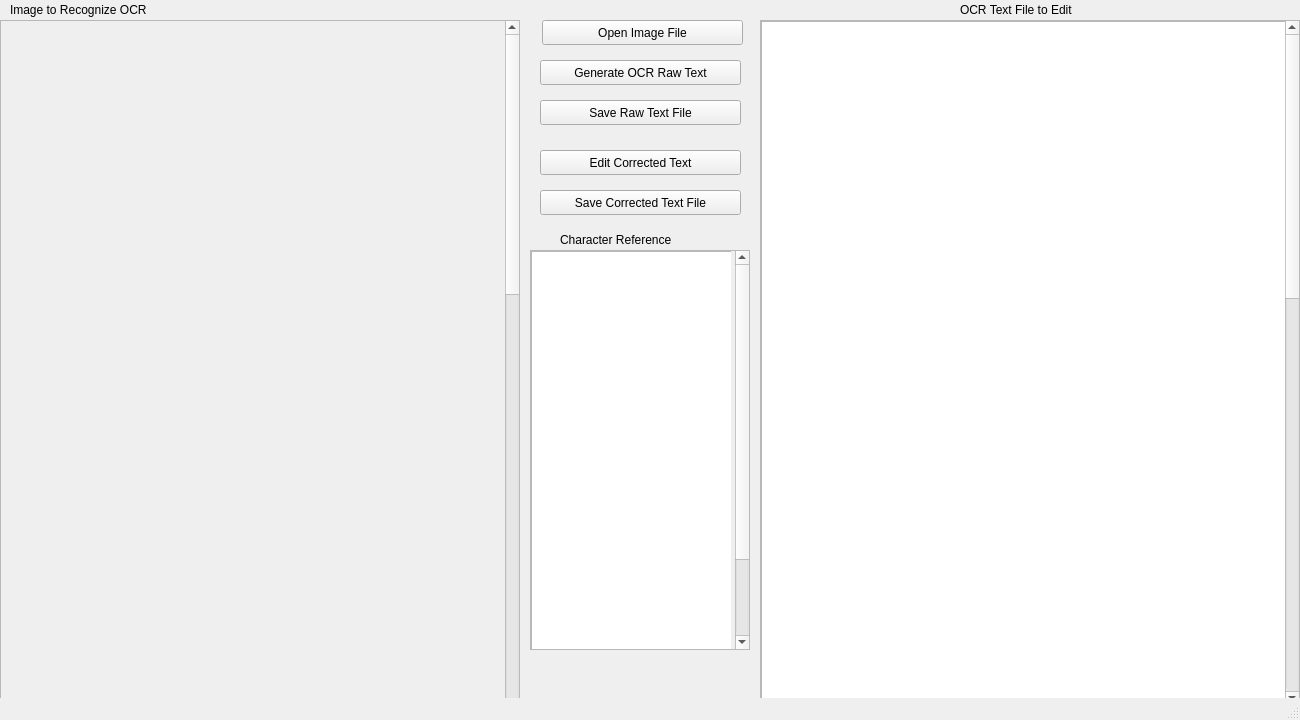
<?xml version="1.0" encoding="UTF-8"?>
<ui version="4.0">
 <class>MainWindow</class>
 <widget class="QMainWindow" name="MainWindow">
  <property name="geometry">
   <rect>
    <x>0</x>
    <y>0</y>
    <width>1300</width>
    <height>720</height>
   </rect>
  </property>
  <property name="windowTitle">
   <string>OCR Correction</string>
  </property>
  <widget class="QWidget" name="centralwidget">
   <widget class="QPushButton" name="OCRbutton">
    <property name="enabled">
     <bool>true</bool>
    </property>
    <property name="geometry">
     <rect>
      <x>540</x>
      <y>60</y>
      <width>201</width>
      <height>25</height>
     </rect>
    </property>
    <property name="text">
     <string>Generate OCR Raw Text</string>
    </property>
   </widget>
   <widget class="QPushButton" name="SaveOCRTextbutton">
    <property name="enabled">
     <bool>true</bool>
    </property>
    <property name="geometry">
     <rect>
      <x>540</x>
      <y>190</y>
      <width>201</width>
      <height>25</height>
     </rect>
    </property>
    <property name="text">
     <string>Save Corrected Text File</string>
    </property>
   </widget>
   <widget class="QLabel" name="ImageAreaTitlelabel">
    <property name="geometry">
     <rect>
      <x>10</x>
      <y>0</y>
      <width>171</width>
      <height>20</height>
     </rect>
    </property>
    <property name="text">
     <string>Image to Recognize OCR</string>
    </property>
   </widget>
   <widget class="QLabel" name="OCRTextAreaTitlelabel">
    <property name="geometry">
     <rect>
      <x>960</x>
      <y>0</y>
      <width>141</width>
      <height>20</height>
     </rect>
    </property>
    <property name="text">
     <string>OCR Text File to Edit</string>
    </property>
   </widget>
   <widget class="QLabel" name="ChrRefTitlelabel">
    <property name="geometry">
     <rect>
      <x>560</x>
      <y>230</y>
      <width>141</width>
      <height>20</height>
     </rect>
    </property>
    <property name="text">
     <string>Character Reference</string>
    </property>
   </widget>
   <widget class="QScrollArea" name="ImagescrollArea">
    <property name="geometry">
     <rect>
      <x>0</x>
      <y>20</y>
      <width>520</width>
      <height>700</height>
     </rect>
    </property>
    <property name="sizePolicy">
     <sizepolicy hsizetype="Preferred" vsizetype="Preferred">
      <horstretch>0</horstretch>
      <verstretch>0</verstretch>
     </sizepolicy>
    </property>
    <property name="minimumSize">
     <size>
      <width>501</width>
      <height>700</height>
     </size>
    </property>
    <property name="widgetResizable">
     <bool>true</bool>
    </property>
    <widget class="QWidget" name="ImagescrollAreaWidgetContents">
     <property name="geometry">
      <rect>
       <x>0</x>
       <y>0</y>
       <width>501</width>
       <height>1800</height>
      </rect>
     </property>
     <property name="sizePolicy">
      <sizepolicy hsizetype="Fixed" vsizetype="Fixed">
       <horstretch>0</horstretch>
       <verstretch>0</verstretch>
      </sizepolicy>
     </property>
     <property name="minimumSize">
      <size>
       <width>501</width>
       <height>1800</height>
      </size>
     </property>
     <property name="sizeIncrement">
      <size>
       <width>0</width>
       <height>0</height>
      </size>
     </property>
     <property name="baseSize">
      <size>
       <width>520</width>
       <height>700</height>
      </size>
     </property>
     <widget class="QLabel" name="Image">
      <property name="geometry">
       <rect>
        <x>0</x>
        <y>0</y>
        <width>521</width>
        <height>1680</height>
       </rect>
      </property>
      <property name="sizePolicy">
       <sizepolicy hsizetype="Preferred" vsizetype="Preferred">
        <horstretch>0</horstretch>
        <verstretch>0</verstretch>
       </sizepolicy>
      </property>
      <property name="minimumSize">
       <size>
        <width>500</width>
        <height>1680</height>
       </size>
      </property>
      <property name="text">
       <string/>
      </property>
      <property name="pixmap">
       <pixmap>../../Images/Greek/jpg_desk_greek/greek_book_40_Matthew/greek1516_Page_012.jpg</pixmap>
      </property>
     </widget>
    </widget>
   </widget>
   <widget class="QScrollArea" name="ChrRefscrollArea">
    <property name="geometry">
     <rect>
      <x>530</x>
      <y>250</y>
      <width>220</width>
      <height>400</height>
     </rect>
    </property>
    <property name="widgetResizable">
     <bool>true</bool>
    </property>
    <widget class="QWidget" name="ChrRefcrollAreaWidgetContents">
     <property name="geometry">
      <rect>
       <x>0</x>
       <y>0</y>
       <width>200</width>
       <height>500</height>
      </rect>
     </property>
     <property name="sizePolicy">
      <sizepolicy hsizetype="Fixed" vsizetype="Fixed">
       <horstretch>0</horstretch>
       <verstretch>0</verstretch>
      </sizepolicy>
     </property>
     <property name="minimumSize">
      <size>
       <width>200</width>
       <height>500</height>
      </size>
     </property>
     <widget class="QPlainTextEdit" name="ChrRefplainTextEdit">
      <property name="geometry">
       <rect>
        <x>0</x>
        <y>0</y>
        <width>201</width>
        <height>401</height>
       </rect>
      </property>
      <property name="font">
       <font>
        <family>FROMVS</family>
        <pointsize>18</pointsize>
       </font>
      </property>
     </widget>
    </widget>
   </widget>
   <widget class="QScrollArea" name="OCRTextscrollArea">
    <property name="geometry">
     <rect>
      <x>760</x>
      <y>20</y>
      <width>540</width>
      <height>700</height>
     </rect>
    </property>
    <property name="acceptDrops">
     <bool>false</bool>
    </property>
    <property name="widgetResizable">
     <bool>true</bool>
    </property>
    <widget class="QWidget" name="OCRTextscrollAreaWidgetContents">
     <property name="geometry">
      <rect>
       <x>0</x>
       <y>0</y>
       <width>540</width>
       <height>1700</height>
      </rect>
     </property>
     <property name="sizePolicy">
      <sizepolicy hsizetype="Fixed" vsizetype="Fixed">
       <horstretch>0</horstretch>
       <verstretch>0</verstretch>
      </sizepolicy>
     </property>
     <property name="minimumSize">
      <size>
       <width>540</width>
       <height>1700</height>
      </size>
     </property>
     <widget class="QTextEdit" name="OCRText">
      <property name="geometry">
       <rect>
        <x>0</x>
        <y>0</y>
        <width>540</width>
        <height>1702</height>
       </rect>
      </property>
      <property name="minimumSize">
       <size>
        <width>540</width>
        <height>1702</height>
       </size>
      </property>
      <property name="font">
       <font>
        <family>FROMVS</family>
        <pointsize>20</pointsize>
       </font>
      </property>
      <property name="autoFillBackground">
       <bool>false</bool>
      </property>
      <property name="lineWrapMode">
       <enum>QTextEdit::NoWrap</enum>
      </property>
     </widget>
    </widget>
   </widget>
   <widget class="QPushButton" name="pushButton">
    <property name="geometry">
     <rect>
      <x>540</x>
      <y>150</y>
      <width>201</width>
      <height>25</height>
     </rect>
    </property>
    <property name="text">
     <string>Edit Corrected Text</string>
    </property>
   </widget>
   <widget class="QPushButton" name="SaveOCRTextbutton_2">
    <property name="enabled">
     <bool>true</bool>
    </property>
    <property name="geometry">
     <rect>
      <x>540</x>
      <y>100</y>
      <width>201</width>
      <height>25</height>
     </rect>
    </property>
    <property name="text">
     <string>Save Raw Text File</string>
    </property>
   </widget>
   <widget class="QPushButton" name="pushButton_2">
    <property name="geometry">
     <rect>
      <x>542</x>
      <y>20</y>
      <width>201</width>
      <height>25</height>
     </rect>
    </property>
    <property name="text">
     <string>Open Image File</string>
    </property>
   </widget>
  </widget>
  <widget class="QMenuBar" name="menubar">
   <property name="geometry">
    <rect>
     <x>0</x>
     <y>0</y>
     <width>1300</width>
     <height>22</height>
    </rect>
   </property>
  </widget>
  <widget class="QStatusBar" name="statusbar"/>
 </widget>
 <pixmapfunction>/home/max/Projects/Python/Images/Greek/tif_desk_greek/greek_book_40_Matthew/greek1516_Page_012.tif</pixmapfunction>
 <resources/>
 <connections/>
</ui>
